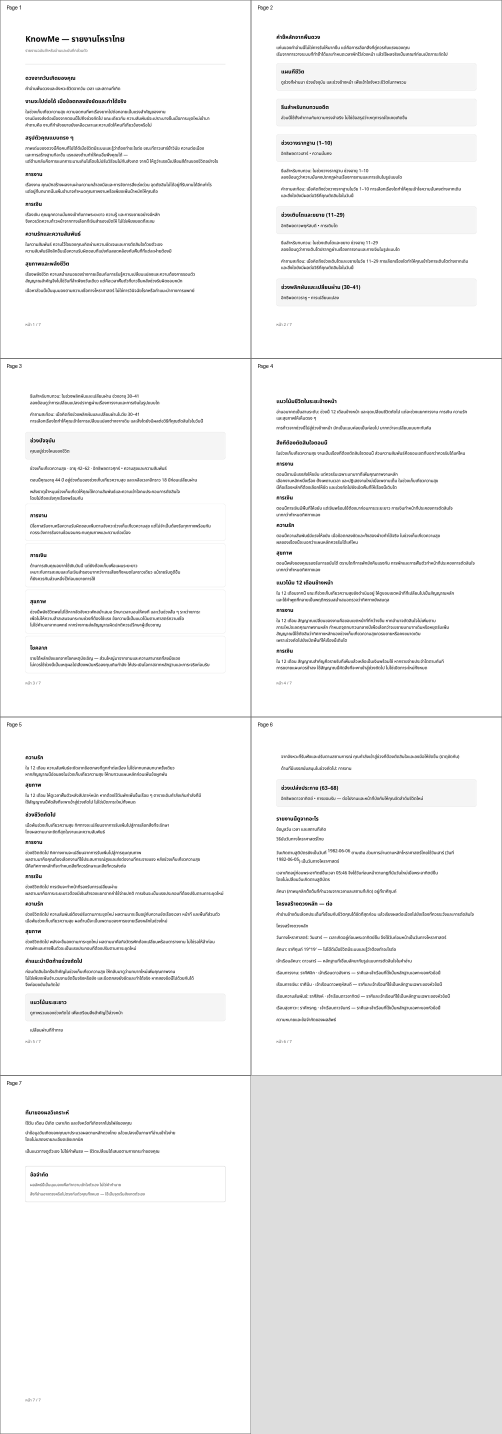
#> input picture product-acceptance/thai-narrative-v1.5-r4/renders/owner-known-0035-contact-sheet.png, 1004 x 2868 px (shown at 1/2 size)
$ python -i thai_narrative_r7_pdf_visual_qa.py   (imports and definitions only)
#> lines starting #> are read from the running program, lines starting #| are printed output that depends on the picture
from __future__ import annotations

import argparse
import json
from pathlib import Path

from PIL import Image, ImageChops, ImageDraw, ImageFont


def ink_bbox(image: Image.Image) -> tuple[int, int, int, int] | None:
    rgb = image.convert("RGB")
    white = Image.new("RGB", rgb.size, "white")
    diff = ImageChops.difference(rgb, white).convert("L")
    return diff.point(lambda value: 255 if value > 12 else 0).getbbox()


# [79 lines left out: functions contact_sheet, main, not called in this run]


# [2 lines not run here, left out]

>>> from PIL import Image
>>> picture = Image.open('../product-acceptance/thai-narrative-v1.5-r4/renders/owner-known-0035-contact-sheet.png')
#> picture is the input picture: PIL image 1004x2868 RGB; min 0, max 255, mean 243.2
>>> result = ink_bbox(picture)
#> in ink_bbox, `white = Image.new("RGB", rgb.size, "white")`: white: PIL image 1004x2868 RGB; every value is 255
#> in ink_bbox, `diff = ImageChops.difference(rgb, white).convert("L")`:
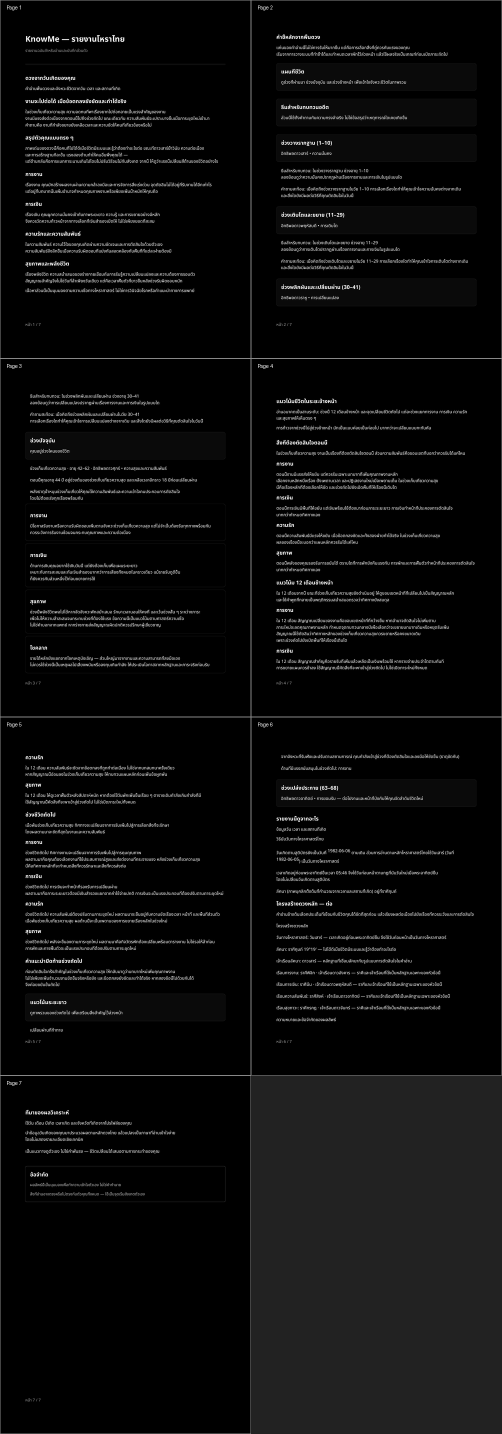
#> diff: PIL image 1004x2868 L (shown at 1/2 size); min 0, max 255, mean 11.8
#> result = (0, 0, 1004, 2868)
